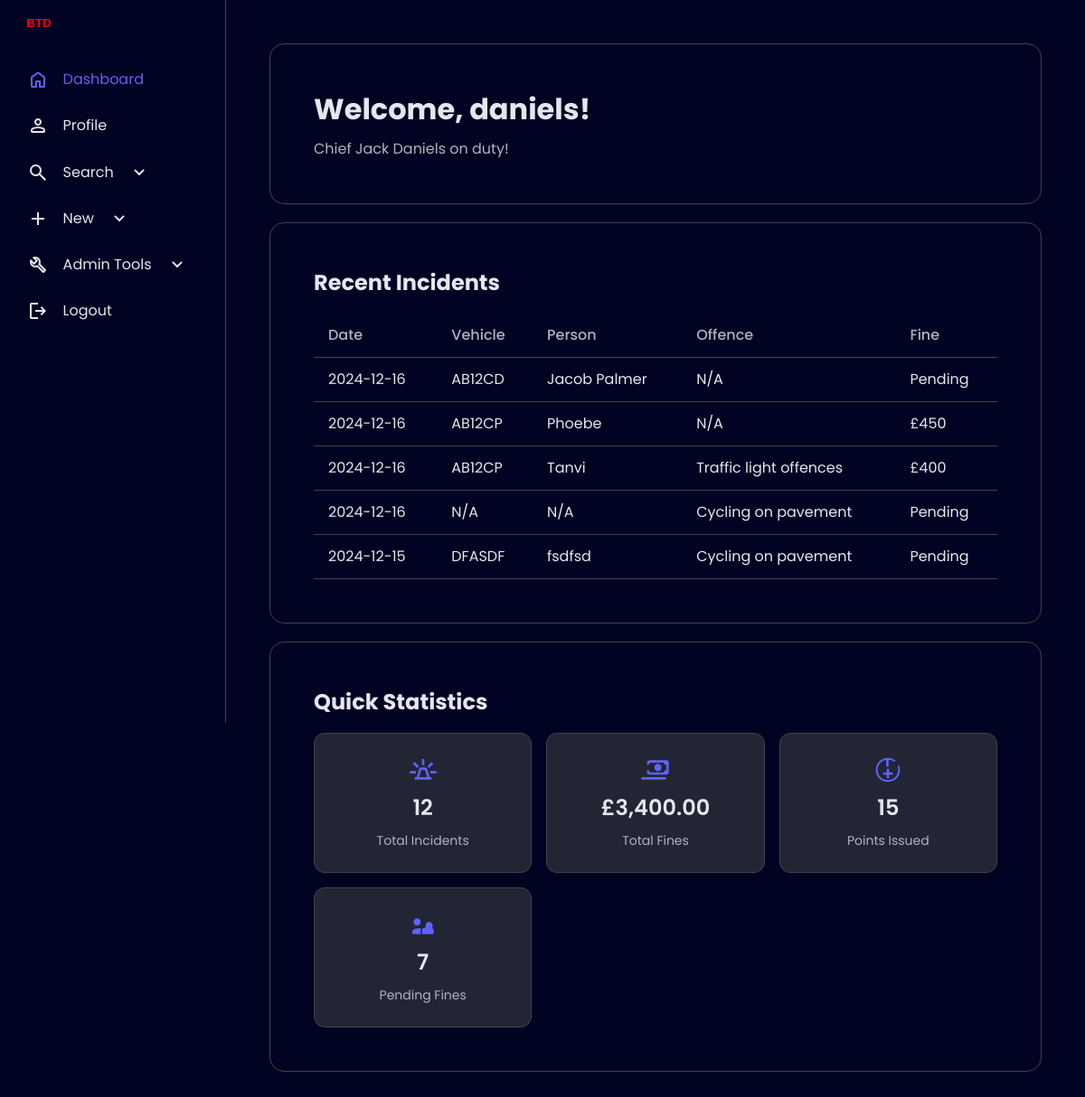
The page /cw2/dashboard.php (signed in) on the database its author committed.
### tables this page shows
CREATE TABLE `Officer` (
  `Officer_ID` int(11) NOT NULL,
  `Officer_Fname` varchar(50) NOT NULL,
  `Officer_Lname` varchar(50) NOT NULL,
  `Officer_Credentials` varchar(20) NOT NULL,
  `Officer_Email` varchar(50) NOT NULL,
  `Officer_PhoneNo` varchar(15) NOT NULL,
  `User_ID` int(11) NOT NULL
);

CREATE TABLE `Incident` (
  `Incident_ID` int(11) NOT NULL,
  `Vehicle_ID` int(11) DEFAULT NULL,
  `People_ID` int(11) DEFAULT NULL,
  `Incident_Date` date NOT NULL,
  `Incident_Report` varchar(500) NOT NULL,
  `Offence_ID` int(11) DEFAULT NULL,
  `Officer_ID` int(11) DEFAULT NULL
);

CREATE TABLE `Vehicle` (
  `Vehicle_ID` int(11) NOT NULL,
  `Vehicle_make` varchar(50) NOT NULL,
  `Vehicle_model` varchar(50) NOT NULL,
  `Vehicle_colour` varchar(20) NOT NULL,
  `Vehicle_plate` varchar(6) NOT NULL
);

CREATE TABLE `People` (
  `People_ID` int(11) NOT NULL,
  `People_name` varchar(50) NOT NULL,
  `People_address` varchar(255) DEFAULT NULL,
  `People_licence` varchar(16) NOT NULL
);

CREATE TABLE `Fines` (
  `Fine_ID` int(11) NOT NULL,
  `Fine_Amount` int(11) NOT NULL,
  `Fine_Points` int(11) NOT NULL,
  `Incident_ID` int(11) NOT NULL
);

CREATE TABLE `Offence` (
  `Offence_ID` int(11) NOT NULL,
  `Offence_description` varchar(50) NOT NULL,
  `Offence_maxFine` int(11) NOT NULL,
  `Offence_maxPoints` int(11) NOT NULL
);

### html/cw2/dashboard.php (the view, shortened to what this page needs)
<?php
$message = "";
$officer_info = [
    'credentials' => '',
    'fname' => '',
    'lname' => ''
];
$recent_incidents = [];
$stats = [
    'total_incidents' => 0,
    'total_fines' => 0,
    'total_points' => 0,
    'pending_fines' => 0
];
require_once "components/cw2db.php";
try {
    $conn = mysqli_connect($servername, $username, $password, $dbname);
    if (isset($_SESSION['officer_id'])) {
        $stmt = mysqli_prepare($conn, "SELECT Officer_Credentials, Officer_Fname, Officer_Lname FROM Officer WHERE Officer_ID = ?");
        mysqli_stmt_bind_param($stmt, "i", $_SESSION['officer_id']);
        mysqli_stmt_execute($stmt);
        $result = mysqli_stmt_get_result($stmt);
        if ($row = mysqli_fetch_assoc($result)) {
            $officer_info = [
                'credentials' => $row['Officer_Credentials'],
                'fname' => $row['Officer_Fname'],
                'lname' => $row['Officer_Lname']
            ];
        }
    }
    $incidents_stmt = mysqli_prepare($conn,
        "SELECT i.Incident_Date, i.Incident_Report, v.Vehicle_plate, p.People_name, o.Offence_description, f.Fine_Amount
         FROM Incident i
         LEFT JOIN Vehicle v ON i.Vehicle_ID = v.Vehicle_ID
         LEFT JOIN People p ON i.People_ID = p.People_ID
         LEFT JOIN Offence o ON i.Offence_ID = o.Offence_ID
         LEFT JOIN Fines f ON i.Incident_ID = f.Incident_ID
         ORDER BY i.Incident_Date DESC LIMIT 5");
    mysqli_stmt_execute($incidents_stmt);
    $incidents_result = mysqli_stmt_get_result($incidents_stmt);
    while ($row = mysqli_fetch_assoc($incidents_result)) {
        $recent_incidents[] = $row;
    }
    $stats_stmt = mysqli_prepare($conn, "SELECT COUNT(*) as count FROM Incident");
    mysqli_stmt_execute($stats_stmt);
    $stats['total_incidents'] = mysqli_stmt_get_result($stats_stmt)->fetch_assoc()['count'];
    $fines_stmt = mysqli_prepare($conn, "SELECT SUM(Fine_Amount) as total FROM Fines");
    mysqli_stmt_execute($fines_stmt);
    $stats['total_fines'] = mysqli_stmt_get_result($fines_stmt)->fetch_assoc()['total'] ?? 0;
    $points_stmt = mysqli_prepare($conn, "SELECT SUM(Fine_Points) as total FROM Fines");
    mysqli_stmt_execute($points_stmt);
    $stats['total_points'] = mysqli_stmt_get_result($points_stmt)->fetch_assoc()['total'] ?? 0;
    $pending_stmt = mysqli_prepare($conn,
        "SELECT COUNT(*) as count
         FROM Incident i
         LEFT JOIN Fines f ON i.Incident_ID = f.Incident_ID
         WHERE f.Fine_ID IS NULL");
    mysqli_stmt_execute($pending_stmt);
    $stats['pending_fines'] = mysqli_stmt_get_result($pending_stmt)->fetch_assoc()['count'];
} catch (Exception $e) {
    $message = "Error: Unable to fetch system information";
    error_log($e->getMessage());
} finally {
    if (isset($conn)) mysqli_close($conn);
}
?>
<!DOCTYPE html>
<html lang="en">
<head>
    <link rel="stylesheet" href="components/style.css">
</head>
<body>
    <?php include 'components/sidebar.php'; ?>
    <main>
        <div class="container welcome-section">
            <h1>Welcome, <?php echo htmlspecialchars($_SESSION['username']); ?>!</h1>
            <?php if (isset($_SESSION['officer_id']) && empty($message)): ?>
                <p class="officer-info">
                    <?php echo htmlspecialchars("{$officer_info['credentials']} {$officer_info['fname']} {$officer_info['lname']} on duty!"); ?>
                </p>
            <?php endif; ?>
        </div>
        <div class="container incidents-section">
            <h2>Recent Incidents</h2>
            <div class="incidents-grid">
                <?php if (empty($recent_incidents)): ?>
                    <p>No recent incidents to display.</p>
                <?php else: ?>
                    <div class="table-wrapper">
                        <table>
                            <thead>
                                <tr>
                                    <th>Date</th>
                                    <th>Vehicle</th>
                                    <th>Person</th>
                                    <th>Offence</th>
                                    <th>Fine</th>
                                </tr>
                            </thead>
                            <tbody>
                                <?php foreach ($recent_incidents as $incident): ?>
                                    <tr>
                                        <td><?= htmlspecialchars($incident['Incident_Date']) ?></td>
                                        <td><?= htmlspecialchars($incident['Vehicle_plate'] ?? 'N/A') ?></td>
                                        <td><?= htmlspecialchars($incident['People_name'] ?? 'N/A') ?></td>
                                        <td><?= htmlspecialchars($incident['Offence_description'] ?? 'N/A') ?></td>
                                        <td><?= $incident['Fine_Amount'] ? '£' . htmlspecialchars($incident['Fine_Amount']) : 'Pending' ?></td>
                                    </tr>
                                <?php endforeach; ?>
                            </tbody>
                        </table>
                    </div>
                <?php endif; ?>
            </div>
        </div>
        <div class="container stats-section">
            <h2>Quick Statistics</h2>
            <div class="stats-grid">
                <div class="stat-card">
                    <span class="stat-value"><?= number_format($stats['total_incidents']) ?></span>
                    <span class="stat-label">Total Incidents</span>
                </div>
                <div class="stat-card">
                    <span class="stat-value">£<?= number_format($stats['total_fines'], 2) ?></span>
                    <span class="stat-label">Total Fines</span>
                </div>
                <div class="stat-card">
                    <span class="stat-value"><?= number_format($stats['total_points']) ?></span>
                    <span class="stat-label">Points Issued</span>
                </div>
                <div class="stat-card">
                    <span class="stat-value"><?= number_format($stats['pending_fines']) ?></span>
                    <span class="stat-label">Pending Fines</span>
                </div>
            </div>
        </div>
    </main>
</body>
</html>

### html/cw2/components/sidebar.php (shortened to what this page needs)
<nav id="sidebar">
    <ul>
        <li>
            <button onclick="toggleSidebar()" id="toggle-btn">
            <span class="logo" style="color:red">BTD</span>
            </button>
        </li>
        <li class="<?php echo basename($_SERVER['PHP_SELF']) === 'dashboard.php' ? 'active' : ''; ?>">
            <a href="dashboard.php">
                <span>Dashboard</span>
            </a>
        </li>
        <li class="<?php echo basename($_SERVER['PHP_SELF']) === 'profile.php' ? 'active' : ''; ?>">
            <a href="profile.php">
                <span>Profile</span>
            </a>
        </li>
        <li>
            <button onclick="toggleSubMenu(this)" class="dropdown-btn">
                <span>Search</span>
                <svg xmlns="http://www.w3.org/2000/svg" height="24" viewBox="0 -960 960 960" width="24" fill="#e8eaed">
                    <path d="M480-361q-8 0-15-2.5t-13-8.5L268-556q-11-11-11-28t11-28q11-11 28-11t28 11l156 156 156-156q11-11 28-11t28 11q11 11 11 28t-11 28L508-372q-6 6-13 8.5t-15 2.5Z"/>
                </svg>
            </button>
        </li>
        <li>
            <button onclick="toggleSubMenu(this)" class="dropdown-btn">
                <svg xmlns="http://www.w3.org/2000/svg" height="24" viewBox="0 -960 960 960" width="24" fill="#e8eaed">
                    <path d="M440-440H200v-80h240v-240h80v240h240v80H520v240h-80v-240Z"/>
                </svg>
                <span>New</span>
                <svg xmlns="http://www.w3.org/2000/svg" height="24" viewBox="0 -960 960 960" width="24" fill="#e8eaed">
                    <path d="M480-361q-8 0-15-2.5t-13-8.5L268-556q-11-11-11-28t11-28q11-11 28-11t28 11l156 156 156-156q11-11 28-11t28 11q11 11 11 28t-11 28L508-372q-6 6-13 8.5t-15 2.5Z"/>
                </svg>
            </button>
        </li>
        <?php if (isset($_SESSION['role']) && $_SESSION['role'] === 'admin'): ?>
        <li>
            <button onclick="toggleSubMenu(this)" class="dropdown-btn">
                <span>Admin Tools</span>
                <svg xmlns="http://www.w3.org/2000/svg" height="24" viewBox="0 -960 960 960" width="24" fill="#e8eaed">
                    <path d="M480-361q-8 0-15-2.5t-13-8.5L268-556q-11-11-11-28t11-28q11-11 28-11t28 11l156 156 156-156q11-11 28-11t28 11q11 11 11 28t-11 28L508-372q-6 6-13 8.5t-15 2.5Z"/>
                </svg>
            </button>
        </li>
        <?php endif; ?>
        <li>
            <a href="logout.php">
                <svg xmlns="http://www.w3.org/2000/svg" height="24" viewBox="0 -960 960 960" width="24" fill="#e8eaed">
                    <path d="M200-120q-33 0-56.5-23.5T120-200v-560q0-33 23.5-56.5T200-840h280v80H200v560h280v80H200Zm440-160-55-58 102-102H360v-80h327L585-622l55-58 200 200-200 200Z"/>
                </svg>
                <span>Logout</span>
            </a>
        </li>
    </ul>
</nav>

### html/cw2/components/style.css (style rules this page uses)
:root { --base-clr: #000321; --line-clr: #42434a; --hover-clr: #222533; --text-clr: #e6e6ef; --accent-clr: #5e63ff; --secondary-text-clr: #b0b3c1; --sidebar-width: 250px; --sidebar-collapsed-width: 60px; --container-padding: clamp(1.5rem, 5vw, 3rem); --transition-speed: 300ms; --transition-timing: ease-in-out; }
*, *::before, *::after { margin: 0; padding: 0; box-sizing: border-box; }
html { font-family: 'Poppins', system-ui, -apple-system, sans-serif; line-height: 1.5; scroll-behavior: smooth; }
body { min-height: 100vh; min-height: 100dvh; background-color: var(--base-clr); color: var(--text-clr); display: grid; grid-template-columns: auto 1fr; }
#sidebar { height: 100vh; width: var(--sidebar-width); padding: 5px 1em; background-color: var(--base-clr); border-right: 1px solid var(--line-clr); position: sticky; top: 0; align-self: start; transition: width var(--transition-speed) var(--transition-timing); overflow: hidden; text-wrap: nowrap; z-index: 100; }
#sidebar ul { list-style: none; }
#sidebar > ul > li:first-child { display: flex; justify-content: space-between; align-items: center; margin-bottom: 1rem; }
.logo { font-weight: 600; color: var(--accent-clr); }
#sidebar a, #sidebar .dropdown-btn { border-radius: 0.5rem; padding: 0.85em; text-decoration: none; color: var(--text-clr); display: flex; align-items: center; gap: 1em; transition: background-color 200ms ease; }
.dropdown-btn { width: 100%; text-align: left; background: none; border: none; font: inherit; cursor: pointer; }
#sidebar .active a { color: var(--accent-clr); }
#sidebar .active a svg { fill: var(--accent-clr); }
#sidebar svg { flex-shrink: 0; fill: var(--text-clr); transition: fill 200ms ease; }
#toggle-btn { padding: 1em; border: none; border-radius: 0.5rem; background: none; cursor: pointer; transition: background-color 200ms ease; }
main { padding: var(--container-padding); }
.container { border: 1px solid var(--line-clr); border-radius: 1rem; margin-bottom: 1.25rem; padding: var(--container-padding); }
.welcome-section h1 { margin-bottom: 0.5rem; }
.officer-info { color: var(--secondary-text-clr); }
.table-wrapper { overflow-x: auto; margin-top: 1rem; }
table { width: 100%; border-collapse: collapse; white-space: nowrap; }
th, td { padding: 0.75rem 1rem; text-align: left; border-bottom: 1px solid var(--line-clr); }
th { font-weight: 500; color: var(--secondary-text-clr); }
.stats-grid { display: grid; grid-template-columns: repeat(auto-fit, minmax(240px, 1fr)); gap: 1rem; margin-top: 1rem; }
.stat-card { background-color: var(--hover-clr); border: 1px solid var(--line-clr); border-radius: 0.75rem; padding: 1.5rem; display: flex; flex-direction: column; gap: 0.5rem; align-items: center; text-align: center; }
.stat-card svg { fill: var(--accent-clr); width: 2rem; height: 2rem; }
.stat-value { font-size: 1.5rem; font-weight: 600; }
.stat-label { color: var(--secondary-text-clr); font-size: 0.875rem; }

### rows shown on the page
officer: Officer_Credentials+Officer_Fname+Officer_Lname "Chief Jack Daniels on duty!"
incident: Incident_Date "2024-12-16", Vehicle_ID.Vehicle_plate "AB12CD", People_ID.People_name "Jacob Palmer", Offence_description "N/A", shows "Pending"
incident: Incident_Date "2024-12-16", Vehicle_ID.Vehicle_plate "AB12CP", People_ID.People_name "Phoebe", Offence_description "N/A", fines.Fine_Amount "450"
incident: Incident_Date "2024-12-16", Vehicle_ID.Vehicle_plate "AB12CP", People_ID.People_name "Tanvi", Offence_ID.Offence_description "Traffic light offences", fines.Fine_Amount "400"
incident: Incident_Date "2024-12-16", Vehicle_plate "N/A", People_name "N/A", Offence_ID.Offence_description "Cycling on pavement", shows "Pending"
incident: Incident_Date "2024-12-15", Vehicle_ID.Vehicle_plate "DFASDF", People_ID.People_name "fsdfsd", Offence_ID.Offence_description "Cycling on pavement", shows "Pending"

### other values the page prints
$_SESSION['username'] "daniels"
$stats['total_incidents'] "12"
$stats['total_fines'] "3,400.00"
$stats['total_points'] "15"
$stats['pending_fines'] "7"
